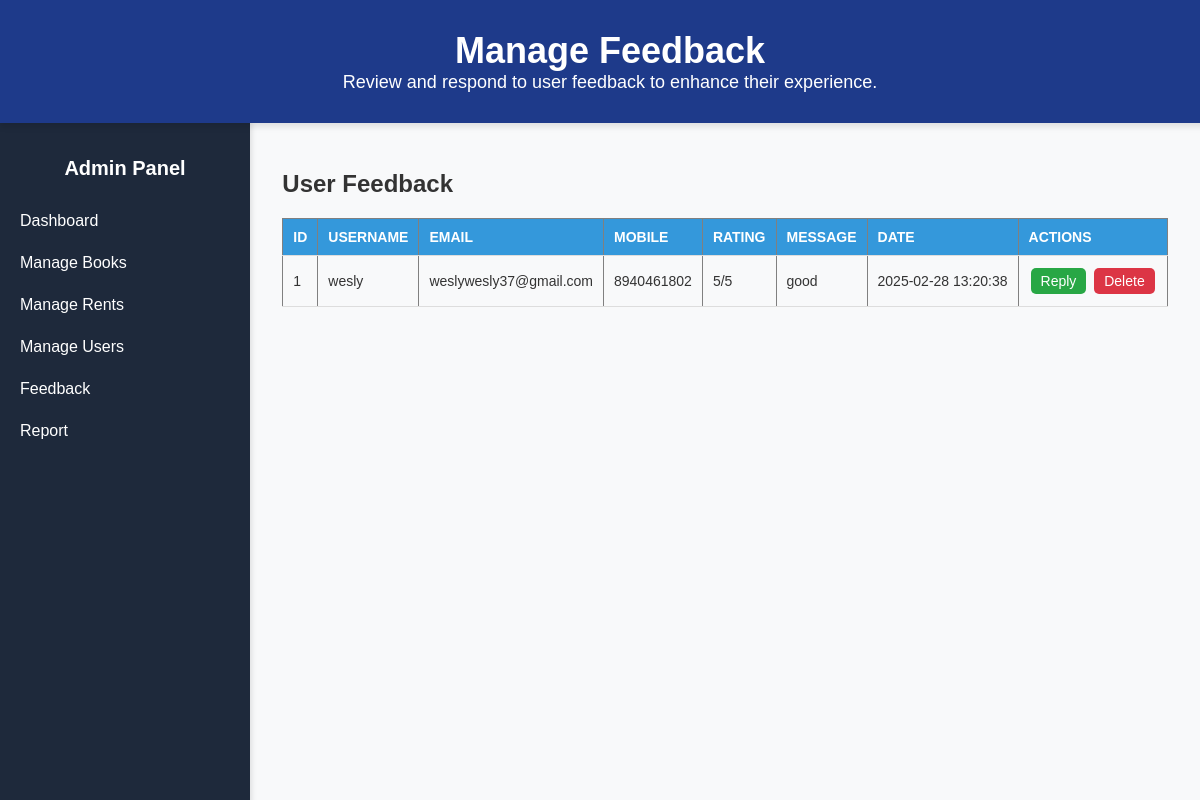
The app's page /manage_feedback.php with its own data.
### tables this page shows
CREATE TABLE `feedback` (
  `id` int(11) NOT NULL,
  `user_id` int(11) NOT NULL,
  `username` varchar(50) NOT NULL,
  `email` varchar(100) NOT NULL,
  `mobile` varchar(15) DEFAULT NULL,
  `rating` int(11) NOT NULL CHECK (`rating` between 1 and 5),
  `message` text NOT NULL,
  `date` timestamp NOT NULL DEFAULT current_timestamp()
);

### manage_feedback.php (the view, shortened to what this page needs)
<?php
include("db_connection.php");
$result = $conn->query("SELECT * FROM feedback ORDER BY date DESC");
?>
<!DOCTYPE html>
<html lang="en">
<head>
    <link rel="stylesheet" href="css/admin_dashboard.css">
</head>
<body>
    <header class="header">
        <h1>Manage Feedback</h1>
        <p>Review and respond to user feedback to enhance their experience.</p>
    </header>
    <div class="sidebar">
        <h2>Admin Panel</h2>
        <a href="admin_dashboard.php">Dashboard</a>
        <div class="menu-item">
            <a href="#">Manage Books</a>
        </div>
        <a href="manage_rentals.php">Manage Rents</a>
        <a href="manage_users.php">Manage Users</a>
        <a href="manage_feedback.php">Feedback</a>
        <a href="report.php">Report</a>
    </div>
    <div class="container">
        <div class="dashboard-content">
            <h2>User Feedback</h2>
            <table border="1">
                <thead>
                    <tr>
                        <th>ID</th>
                        <th>Username</th>
                        <th>Email</th>
                        <th>Mobile</th>
                        <th>Rating</th>
                        <th>Message</th>
                        <th>Date</th>
                        <th>Actions</th>
                    </tr>
                </thead>
                <tbody>
                    <?php while ($row = $result->fetch_assoc()): ?>
                        <tr>
                            <td><?php echo $row['id']; ?></td>
                            <td><?php echo htmlspecialchars($row['username']); ?></td>
                            <td><?php echo htmlspecialchars($row['email']); ?></td>
                            <td><?php echo htmlspecialchars($row['mobile']); ?></td>
                            <td><?php echo $row['rating']; ?>/5</td>
                            <td><?php echo nl2br(htmlspecialchars($row['message'])); ?></td>
                            <td><?php echo $row['date']; ?></td>
                            <td>
                                <a href="https://mail.google.com/mail/?view=cm&fs=1&to=<?php echo urlencode($row['email']); ?>"
                                   target="_blank"
                                   class="reply-btn">Reply</a>
                                <a href="manage_feedback.php?delete_id=<?php echo $row['id']; ?>"
                                   onclick="return confirm('Are you sure you want to delete this feedback?');"
                                   class="delete-btn">Delete</a>
                            </td>
                        </tr>
                    <?php endwhile; ?>
                </tbody>
            </table>
        </div>
    </div>
</body>
</html>

### css/admin_dashboard.css (style rules this page uses)
body { font-family: 'Poppins', sans-serif; margin: 0; padding: 0; background-color: #f8f9fa; color: #333; display: flex; flex-direction: column; min-height: 100vh; }
.header { background: #1e3a8a; color: white; padding: 30px 10px; text-align: center; font-size: 22px; box-shadow: 0px 4px 6px rgba(0, 0, 0, 0.1); position: fixed; width: 100%; top: 0; left: 0; z-index: 1000; }
.header h1 { margin: 0; font-size: 36px; }
.header p { margin: 0; font-size: 18px; }
.sidebar { width: 250px; height: 100vh; background: #1e293b; color: white; padding-top: 20px; position: fixed; top: 120px; left: 0; display: flex; flex-direction: column; box-shadow: 2px 0 5px rgba(0, 0, 0, 0.1); overflow-y: auto; }
.sidebar h2 { text-align: center; font-size: 20px; margin-bottom: 20px; }
.sidebar a { display: block; color: white; padding: 12px 20px; text-decoration: none; font-size: 16px; transition: background 0.3s; }
.container { margin-top: 50px; margin-left: 250px; padding: 100px 20px 20px; flex-grow: 1; display: flex; flex-direction: column; align-items: center; }
table { width: 100%; border-collapse: collapse; margin-top: 15px; font-size: 14px; }
table th, table td { padding: 10px; text-align: left; border-bottom: 1px solid #ddd; }
table th { background: #3498db; color: white; text-transform: uppercase; }
.delete-btn, .btn { padding: 6px 12px; border-radius: 5px; font-size: 12px; text-decoration: none; color: white; display: inline-block; margin: 3px; }

### manage_feedback.php (style rules this page uses)
.reply-btn, .delete-btn { display: inline-block; padding: 5px 10px; text-decoration: none; color: white; border-radius: 5px; font-size: 14px; margin: 2px; }
.reply-btn { background-color: #28a745; }
.delete-btn { background-color: #dc3545; }

### records on screen
feedback: id "1", username "wesly", email "weslywesly37@gmail.com", mobile "8940461802", rating "5", message "good", date "2025-02-28 13:20:38"
